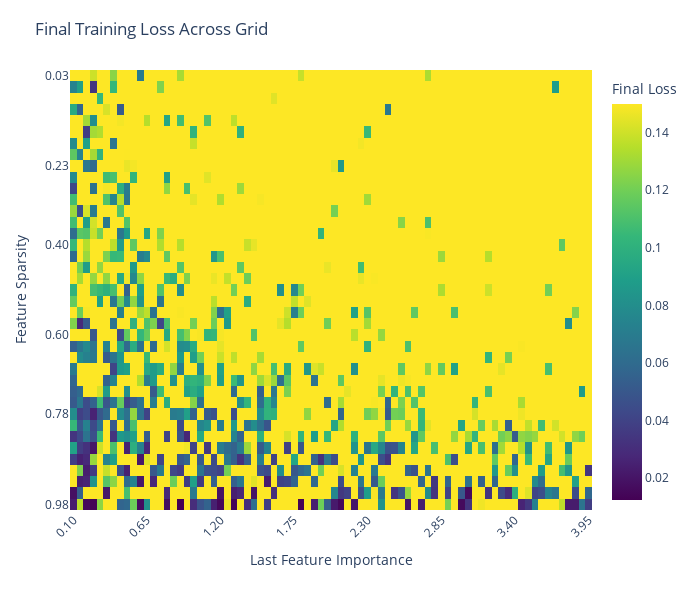

Source (notebook cell):
### Code cell
config_211 = create_phase_change_grid_experiment_config(2, 1, 1)
training_results_211 = train_grid_models(config_211)
grid_results_211 = analyze_grid_models(training_results_211)
run_phase_change_analysis(config_211, grid_results_211)

save_grid_results(grid_results_211, config_211, "test_grid_results.npz")

### Figure 1 — Plotly figure (JSON) as saved in the notebook; plotly's stock layout.template omitted (floating-point values rounded to 4 significant figures; data arrays with more than 128 entries replaced by an {"elided": "..."} marker saying what was removed)
{"data": [{"colorbar": {"title": {"text": "Final Loss"}}, "colorscale": [[0, "#440154"], [0.1111, "#482878"], [0.2222, "#3e4989"], [0.3333, "#31688e"], [0.4444, "#26828e"], [0.5556, "#1f9e89"], [0.6667, "#35b779"], [0.7778, "#6ece58"], [0.8889, "#b5de2b"], [1, "#fde725"]], "hovertemplate": "importance=%{x:.3f}<br>sparsity=%{y:.3f}<br>loss=%{z:.6f}<extra></extra>", "type": "heatmap", "x": [0.1, 0.15, 0.2, 0.25, 0.3, 0.35, 0.4, 0.45, 0.5, 0.55, 0.6, 0.65, 0.7, 0.75, 0.8, 0.85, 0.9, 0.95, 1.0, 1.05, 1.1, 1.15, 1.2, 1.25, 1.3, 1.35, 1.4, 1.45, 1.5, 1.55, 1.6, 1.65, 1.7, 1.75, 1.8, 1.85, 1.9, 1.95, 2.0, 2.05, 2.1, 2.15, 2.2, 2.25, 2.3, 2.35, 2.4, 2.45, 2.5, 2.55, 2.6, 2.65, 2.7, 2.75, 2.8, 2.85, 2.9, 2.95, 3.0, 3.05, 3.1, 3.15, 3.2, 3.25, 3.3, 3.35, 3.4, 3.45, 3.5, 3.55, 3.6, 3.65, 3.7, 3.75, 3.8, 3.85, 3.9, 3.95], "y": [0.025, 0.05, 0.075, 0.1, 0.125, 0.15, 0.175, 0.2, 0.225, 0.25, 0.275, 0.3, 0.325, 0.35, 0.375, 0.4, 0.425, 0.45, 0.475, 0.5, 0.525, 0.55, 0.575, 0.6, 0.625, 0.65, 0.675, 0.7, 0.725, 0.75, 0.775, 0.8, 0.825, 0.85, 0.875, 0.9, 0.925, 0.95, 0.975], "z": {"elided": "39x78 float values"}, "zmax": 0.15, "zmin": 0.01232}], "layout": {"height": 600, "margin": {"b": 90, "l": 70, "r": 30, "t": 70}, "title": {"text": "Final Training Loss Across Grid"}, "width": 700, "xaxis": {"tickangle": -45, "tickmode": "array", "ticktext": ["0.10", "0.65", "1.20", "1.75", "2.30", "2.85", "3.40", "3.95"], "tickvals": [0.1, 0.65, 1.2, 1.75, 2.3, 2.85, 3.4, 3.95], "title": {"text": "Last Feature Importance"}}, "yaxis": {"autorange": "reversed", "tickmode": "array", "ticktext": ["0.03", "0.23", "0.40", "0.60", "0.78", "0.98"], "tickvals": [0.025, 0.225, 0.4, 0.6, 0.775, 0.975], "title": {"text": "Feature Sparsity"}}}}
